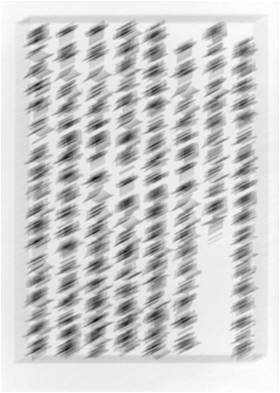
%> input picture motion_blur.jpg, 280 x 393 px
$ octave RMR.m   (GNU Octave 9; MATLAB toolbox functions it lacks are replaced by stand-ins)
%> lines starting %> are read from the running program, lines starting %| are printed output that depends on the picture; in (x1, y1, x2, y2) boxes, pixels count from 0 and x2, y2 are one past the last pixel; in counts of white or black regions, pixels touching at a corner belong together; the program's own positions count from 1
%%
%读取图像
close all;
clear all;
filename = 'motion_blur.jpg';
I = imread(filename);
%> I is the input picture: size 393x280 uint8; min 0, max 255, mean 204.8
figure
imshow(uint8(I));
title('原图');
%%
%模糊距离
h=fspecial('sobel');
img_double=double(I);
J=conv2(img_double,h,'same');
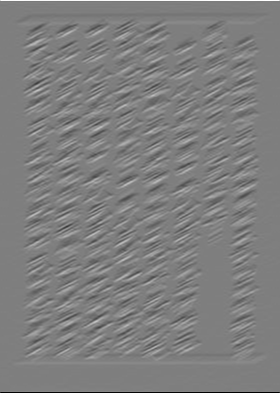
%> J: size 393x280 double; min -1012, max 1020, mean 0; drawn with min black and max white
IP=abs(fft2(J));
S=fftshift(real(ifft2(IP)));
figure
plot(S);
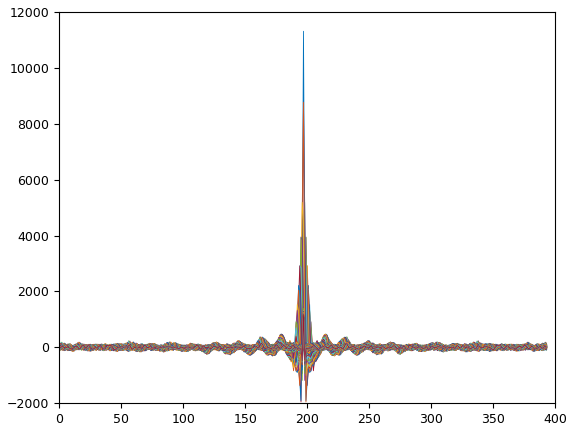
%> figure redrawn from the program's plot data; curve peaks at x = 197, y = 1171.8; curve peaks at x = 197, y = 1178.1; curve peaks at x = 197, y = 1186.2; curve peaks at x = 197, y = 1174.2
%%
%模糊角度
F = fft2(I);
H = log(1+abs(F));
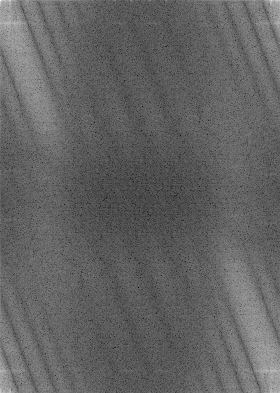
%> H: size 393x280 double; min 0.548, max 16.93, mean 6.94; drawn with min black and max white
Hc = fftshift(H);
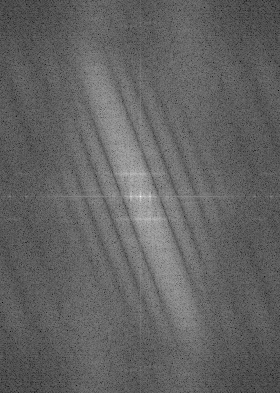
%> Hc: size 393x280 double; min 0.548, max 16.93, mean 6.94; mean of the top-left, top-right, bottom-left and bottom-right quarters 7.08, 6.8, 6.79, 7.11; drawn with min black and max white
T = graythresh(Hc);
%> T = 0.773
bw=edge(Hc, 'canny', T);
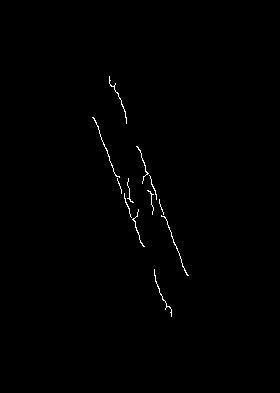
%> bw: size 393x280 logical; 0.48% white in thin lines or dots, all inside (x1, y1, x2, y2) = (92, 76, 189, 317)
theta = 1:180;
R = radon(bw, theta);
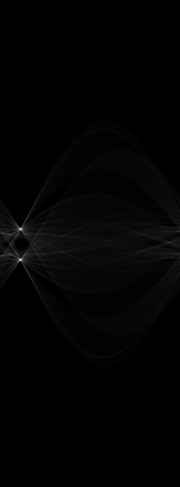
%> R: size 487x180 double; min 0, max 94.63, mean 1.1; drawn with min black and max white
MAX = max(max(R));
%> MAX = 94.63
[m, n] = find(R == MAX);
%> m = 260; n = 21
[M,N] = size(Hc);
%> M = 393; N = 280
beita = atan(tan(n*pi/180)*M/N)*180/pi;
%> beita = 28.31
%%
%维纳滤波
PSF = fspecial('motion',16,beita);%模糊距离需要由模糊距离段代码看图得出
I0= deconvwnr(I,PSF,0.005);%信噪比需要尝试
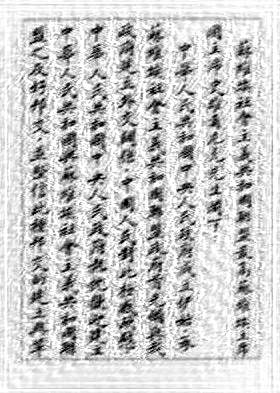
%> I0: size 393x280 uint8; min 0, max 255, mean 201.1
figure
imshow(IO);
%> (this line was passed over: IO is not available in this run)
